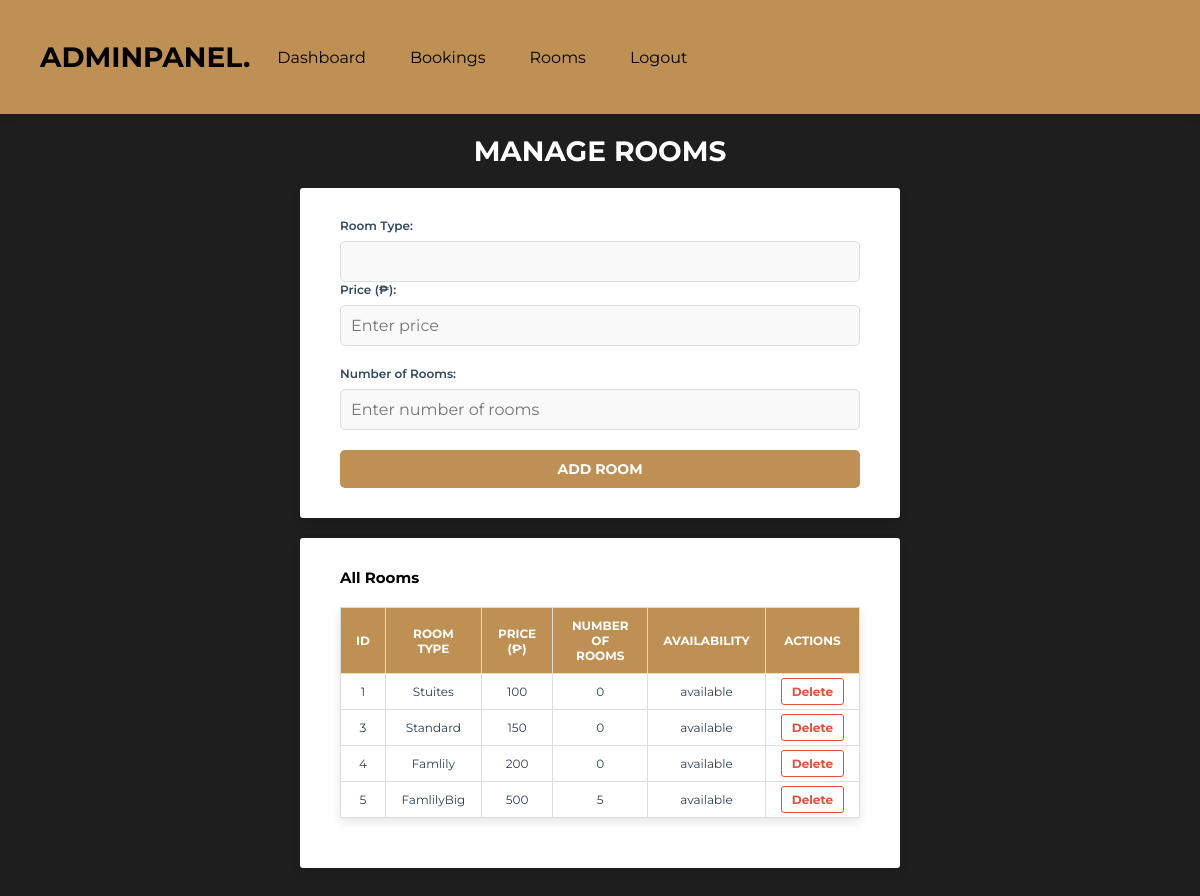
The page /add_room.php on the database as committed earlier.
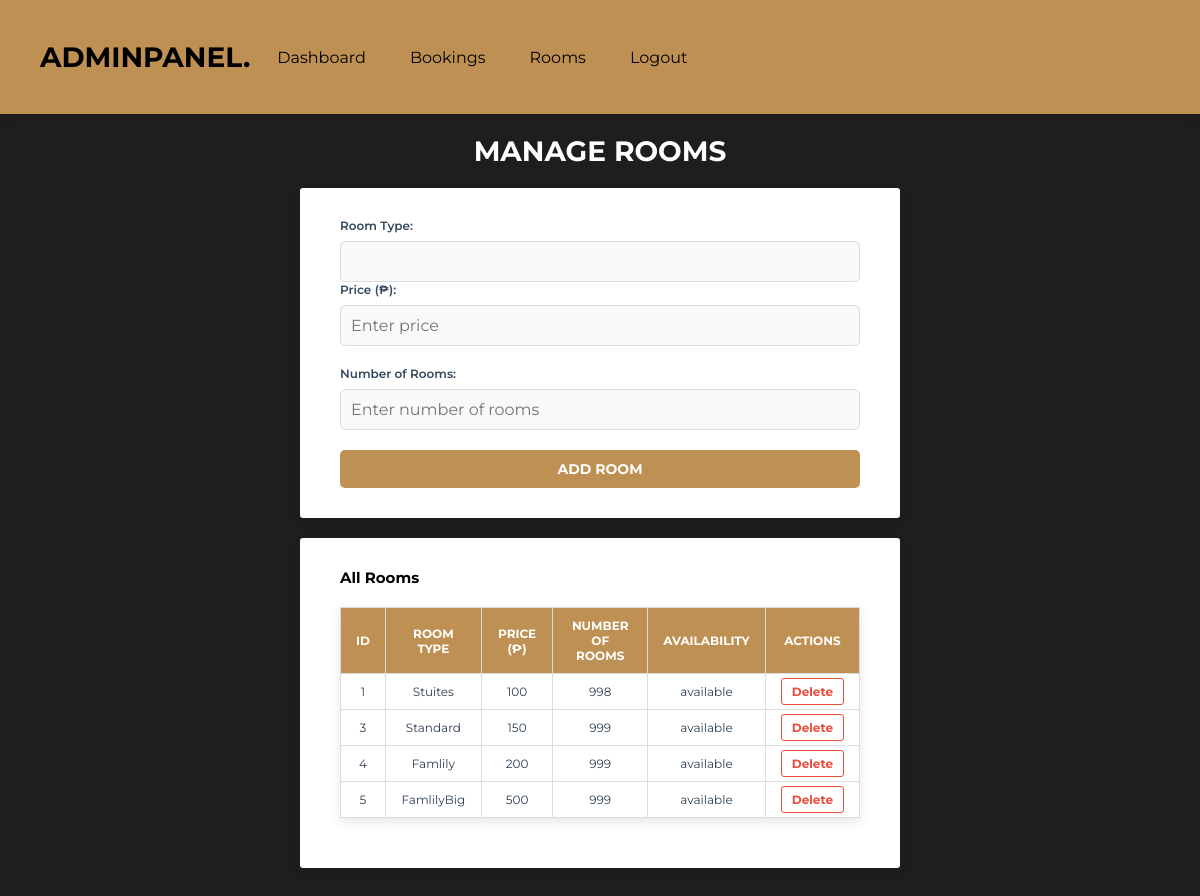
The same page on the database as committed later.
### tables this page shows
CREATE TABLE `rooms` (
  `id` int(11) NOT NULL,
  `room_type` varchar(11) NOT NULL,
  `price` int(11) NOT NULL,
  `availability_status` varchar(11) NOT NULL,
  `number_of_rooms` int(11) NOT NULL
);

### add_room.php (the view, shortened to what this page needs)
<?php
include 'components/connect.php';
$sql = "SELECT * FROM rooms";
$result = $conn->query($sql);
?>
<!DOCTYPE html>
<html lang="en">
<head>
   <link rel="stylesheet" href="https://cdnjs.cloudflare.com/ajax/libs/font-awesome/6.2.0/css/all.min.css">
   <link rel="stylesheet" href="css/admin_style.css">
</head>
<body>
<?php include 'admin_header.php'; ?>
<section class="grid1">
    <h1 class="heading1">Manage Rooms</h1>
    <div class="box-container1">
        <form method="post" action="add_room.php">
            <div class="form-group">
                <label for="room_type">Room Type:</label>
                <input type="text" id="room_type" name="room_type" class="input-box1" required>
            </div>
            <div class="form-group1">
                <label for="price">Price (₱):</label>
                <input type="text" id="price" name="price" class="input-box1" min="0" step="50" placeholder="Enter price" required>
            </div>
            <div class="form-group1">
                <label for="number_of_rooms">Number of Rooms:</label>
                <input type="text" id="number_of_rooms" name="number_of_rooms" class="input-box1" min="1" max="50" step="1" placeholder="Enter number of rooms" required>
            </div>
            <button type="submit" class="btn1">Add Room</button>
        </form>
    </div>
    <div class="box-container1">
        <h2>All Rooms</h2>
        <table border="1" class="room-table">
            <thead>
                <tr>
                    <th>ID</th>
                    <th>Room Type</th>
                    <th>Price (₱)</th>
                    <th>Number of Rooms</th>
                    <th>Availability</th>
                    <th>Actions</th>
                </tr>
            </thead>
            <tbody>
                <?php
                if ($result->num_rows > 0) {
                    while ($row = $result->fetch_assoc()) {
                        echo "<tr>
                                <td>{$row['id']}</td>
                                <td>{$row['room_type']}</td>
                                <td>{$row['price']}</td>
                                <td>{$row['number_of_rooms']}</td>
                                <td>{$row['availability_status']}</td>
                                <td>
                                    <a href='add_room.php?delete_id={$row['id']}' class='delete-btn'>Delete</a>
                                </td>
                              </tr>";
                    }
                } else {
                    echo "<tr><td colspan='6'>No rooms available.</td></tr>";
                }
                ?>
            </tbody>
        </table>
    </div>
</section>
</body>
</html>

### admin_header.php (shortened to what this page needs)
<header class="header">
   <section class="flex">
      <a href="dashboard.php" class="logo">AdminPanel.</a>
      <nav class="navbar">
         <a href="dashboard.php">Dashboard</a>
         <a href="admin_bookings.php">Bookings</a>
         <a href="add_room.php">Rooms</a>
         <a href="logout.php" onclick="return confirm('Logout from this website?');">Logout</a>
      </nav>
   </section>
</header>

### css/admin_style.css (style rules this page uses)
:root { --main-color:#bf9053; --sub-color:#000000; --white:#ffffff; --border:.1rem solid rgba(220, 198, 156, .3); --primary-color: #2C2C2C ; --secondary-color: #E8E8E8; --text-dark: #2d3436; --text-light: #636e72; --success-color: #2ecc71; --warning-color: #f1c40f; --danger-color: #e74c3c; }
* { font-family: 'Montserrat', sans-serif; margin: 0; padding: 0; box-sizing: border-box; outline: none; border: none; text-decoration: none; }
body { background-color: #1E1E1E; }
html { font-size: 62.5%; overflow-x: hidden; scroll-behavior: smooth; scroll-padding-top: 2rem; }
section { padding: 3rem 2rem; max-width: 1200px; margin: 0 auto; }
.header { padding: 10px 20px; background-color: var(--main-color); box-shadow: 0 4px 8px rgba(0, 0, 0, 0.1); position: sticky; top: 0; z-index: 1000; display: flex; justify-content: space-between; align-items: center; }
.header .flex { display: flex; align-items: center; gap: 1.5rem; max-width: 1200px; width: 100%; margin: 0 auto; }
.header .logo { font-size: 2.8rem; font-weight: 700; color: var(--sub-color); text-transform: uppercase; }
.header .navbar { display: flex; gap: 2rem; }
.header .navbar a { font-size: 1.6rem; color: var(--sub-color); text-decoration: none; padding: 0.7rem 1.2rem; border-radius: 0.3rem; transition: color 0.3s ease, background-color 0.3s ease; }
.grid1 { display: flex; flex-direction: column; align-items: center; padding: 2rem; max-width: 1200px; margin: 0 auto; }
.heading1 { font-size: 2.8rem; color: #ffffff; margin-bottom: 2rem; text-align: center; font-weight: bold; text-transform: uppercase; }
.box-container1 { background-color: #ffffff; padding: 3rem 4rem; border-radius: 0.3rem; box-shadow: 0 4px 10px rgba(0, 0, 0, 0.1); width: 100%; max-width: 600px; margin-bottom: 2rem; transition: transform 0.3s ease, box-shadow 0.3s ease; }
.form-group1 { margin-bottom: 2rem; }
label { display: block; font-size: 1.2rem; margin-bottom: 0.8rem; color: #34495e; font-weight: 600; }
.input-box1, .range-slider1 { width: 100%; padding: 1rem; font-size: 1.6rem; border: 1px solid #dcdde1; border-radius: 0.5rem; background-color: #f9f9f9; color: #2c3e50; transition: border-color 0.3s ease, background-color 0.3s ease; }
.btn1 { display: block; width: 100%; padding: 1rem; font-size: 1.4rem; color: #ffffff; background-color: #bf9053; border: none; border-radius: 0.5rem; text-transform: uppercase; font-weight: bold; cursor: pointer; transition: background-color 0.3s ease, box-shadow 0.3s ease; }
.room-table { width: 100%; border-collapse: collapse; margin: 2rem 0; font-size: 1.2rem; box-shadow: 0 4px 10px rgba(0, 0, 0, 0.1); }
.room-table th, .room-table td { padding: 1rem 1.5rem; text-align: center; border: 1px solid #dcdde1; }
.room-table th { background-color: #bf9053; color: #ffffff; font-weight: 700; text-transform: uppercase; }
.room-table td { background-color: #ffffff; color: #2c3e50; }
.room-table tr:nth-child(even) { background-color: #f9f9f9; }
.delete-btn { text-decoration: none; color: #e74c3c; font-weight: bold; padding: 0.5rem 1rem; border: 1px solid #e74c3c; border-radius: 0.3rem; transition: background-color 0.3s ease, color 0.3s ease; }

Rows that differ between the two databases and show on the page:
changed rooms "Stuites": number_of_rooms "0" → "998"
changed rooms "Standard": number_of_rooms "0" → "999"
changed rooms "Famlily": number_of_rooms "0" → "999"
changed rooms "FamlilyBig": number_of_rooms "5" → "999"
